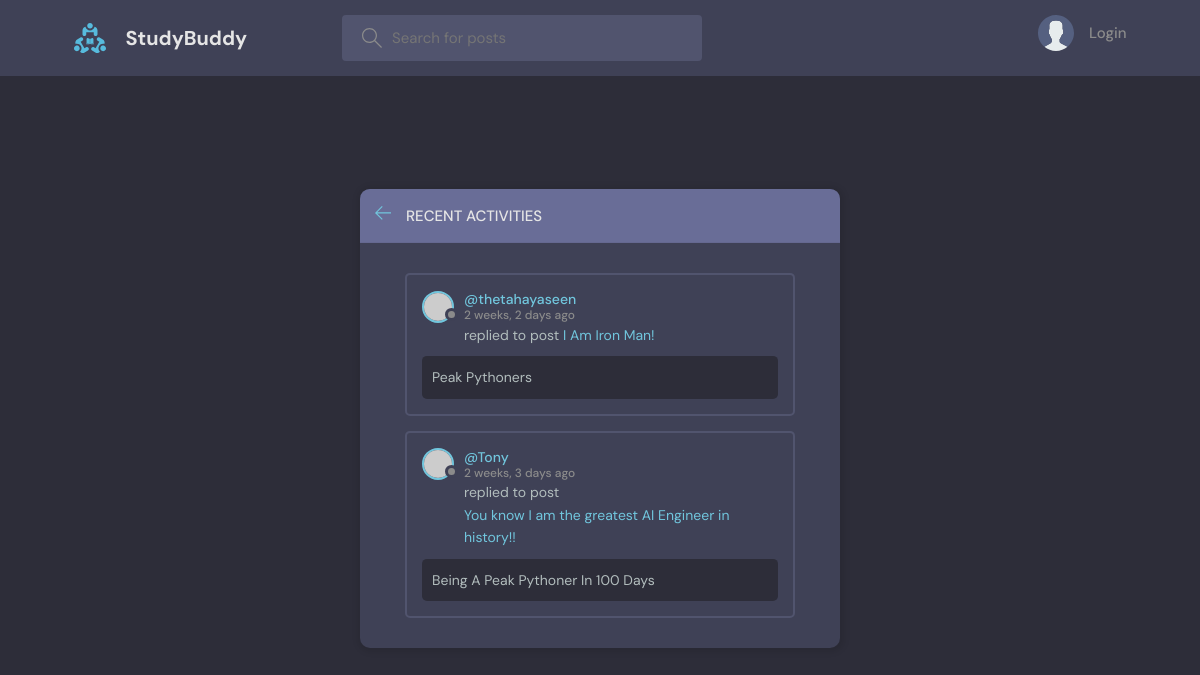
Before: /activities with the older database file.
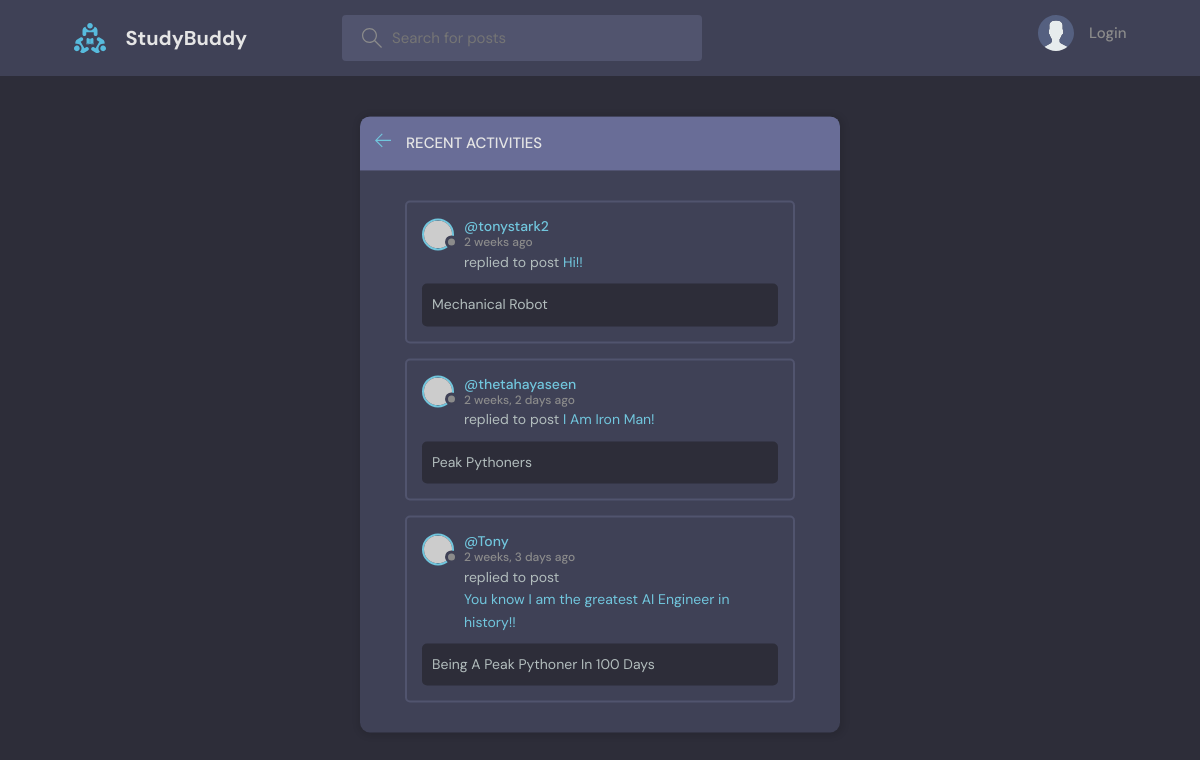
After: the same page with the newer database file.
### base/models.py (models this page shows)
class Message(models.Model):
    user = models.ForeignKey(User, on_delete=models.CASCADE)
    room = models.ForeignKey(Room, on_delete=models.CASCADE)
    body = models.TextField()
    updated = models.DateTimeField(auto_now=True)
    created = models.DateTimeField(auto_now_add=True)
    class Meta:
        ordering = ["-updated", "-created"]
    def __str__(self):
        return str(self.body)[0:50]

class Room(models.Model):
    host = models.ForeignKey(User, on_delete=models.SET_NULL, null = True)
    topic = models.ForeignKey(Topic, on_delete=models.SET_NULL, null = True)
    name = models.CharField(max_length=200)
    description = models.TextField(null=True, blank=True)
    participants = models.ManyToManyField(User, related_name="participants", blank=True)
    updated = models.DateTimeField(auto_now=True)
    created = models.DateTimeField(auto_now_add=True)
    def __str__(self):
        return str(self.name)
    class Meta:
        ordering = ["-updated", "-created"]

### base/views.py (the view)
# urls.py: path("activities", views.activities, name = "activities")
def activities(request):
    search = request.GET.get("search") if request.GET.get("search") else ""
    activities = Message.objects.all()
    context = {"activities": activities}
    return render(request, "base/activity.html", context)

### base/templates/base/activity.html (shortened to what this page needs)
{% extends 'mainlayout.html' %}
{% block content %}
   <main class="layout">
      <div class="container">
        <div class="layout__box">
          <div class="layout__boxHeader">
            <div class="layout__boxTitle">
              <a href="{% url 'home' %}">
                <svg version="1.1" xmlns="http://www.w3.org/2000/svg" width="32" height="32" viewBox="0 0 32 32">
                  <title>arrow-left</title>
                  <path
                    d="M13.723 2.286l-13.723 13.714 13.719 13.714 1.616-1.611-10.96-10.96h27.625v-2.286h-27.625l10.965-10.965-1.616-1.607z"
                  ></path>
                </svg>
              </a>
              <h3>Recent Activities</h3>
            </div>
          </div>
          <div class="activities-page layout__body">
            {% for activity in activities %}
            <div class="activities__box">
              <div class="activities__boxHeader roomListRoom__header">
                <a href="{% url 'user-profile' activity.user.id %}" class="roomListRoom__author">
                  <div class="avatar avatar--small">
                    <img src="https://randomuser.me/api/portraits/women/11.jpg" />
                  </div>
                  <p>
                    @{{activity.user}}
                    <span>{{activity.created|timesince}} ago</span>
                  </p>
                </a>
              </div>
              <div class="activities__boxContent">
                <p>replied to post <a href="{% url 'room' activity.room.id %}">{{activity}}!</a></p>
                <div class="activities__boxRoomContent">
                  {{activity.room}}
                </div>
              </div>
            </div>
            {% endfor %}
          </div>
        </div>
      </div>
    </main>
{% endblock content %}

Changed rows visible on the page:
added Message: user "tonystark2", created "2 weeks", body "Hi!", room "Mechanical Robot"
